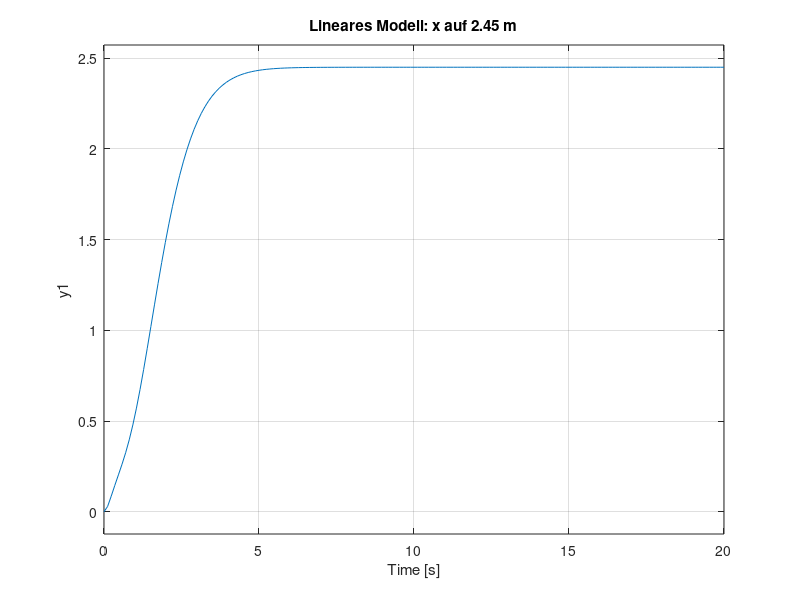
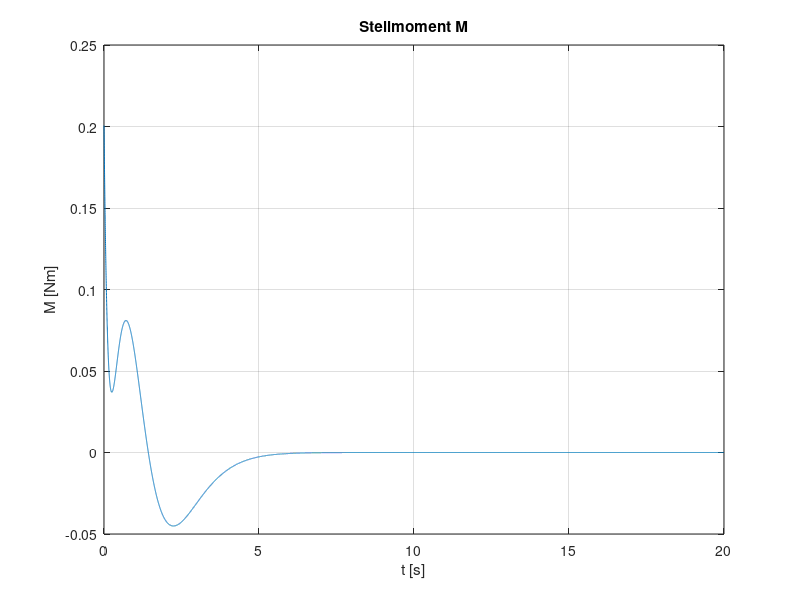

These charts were generated, in order, by the following MATLAB code: (Note: this script raises an error after producing the figures.)
%% Kapitel 4.4 - Zustandsrueckfuehrung

clear; clc; close all;

ml = 1;

A = [ 0,      1, 0,      0;
    -9.81*(1 + ml/0.8), 0, 0, 0.009;
    0,      0, 0,      1;
    12.26*ml, 0, 0, -0.009 ];

B = [0; -30.49; 0; 30.49];

Cy = [1 0 0 0;
    0 0 1 0];

Cx = [0 0 1 0];

% Analyse
disp('Eigenwerte der offenen Strecke:')
disp(eig(A))

disp('Rang Steuerbarkeit:')
disp(rank(ctrb(A,B)))

disp('Rang Beobachtbarkeit mit y=[phi;x]:')
disp(rank(obsv(A,Cy)))

% Zustandsrueckfuehrung
pK = [-1.8 -2.1 -2.4 -2.7];
K = place(A, B, pK);

disp('K = ')
disp(K)

disp('Eigenwerte A-BK:')
disp(eig(A-B*K))

% Vorfilter fuer x-Ausgang
V = -1 / (Cx * ((A - B*K) \ B));

disp('V = ')
disp(V)

% Geschlossener Kreis von x_soll nach z
Acl = A - B*K;
Bcl = B*V;

sys_x = ss(Acl, Bcl, Cx, 0);

figure;
step(2.45*sys_x, 20);
grid on;
title('Lineares Modell: x auf 2.45 m');

% Stellmoment fuer Sprung testen
t = 0:0.001:20;
r = 2.45 * ones(size(t));
[y,t,z] = lsim(ss(Acl,Bcl,eye(4),zeros(4,1)), r, t);

M = zeros(size(t));
for i = 1:length(t)
    M(i) = -K*z(i,:).' + V*r(i);
end

figure;
plot(t,M);
grid on;
xlabel('t [s]');
ylabel('M [Nm]');
title('Stellmoment M');
yline(0.4,'--');
yline(-0.4,'--');

figure;
subplot(2,1,1);
plot(t,z(:,3)); grid on;
ylabel('x [m]');
title('Zustandsantwort');

subplot(2,1,2);
plot(t,z(:,1)); grid on;
ylabel('\phi [rad]');
xlabel('t [s]');


%% Beobachterentwurf

pObs = [-7 -8 -9 -10];

H = place(A', Cy', pObs)';

Fobs = A - H*Cy;
E1 = H(:,1);
E2 = H(:,2);
Lobs = B;

disp('H = ')
disp(H)

disp('Fobs = ')
disp(Fobs)

disp('E1 = ')
disp(E1)

disp('E2 = ')
disp(E2)

disp('Lobs = ')
disp(Lobs)

disp('Eigenwerte Beobachterfehlerdynamik:')
disp(eig(A - H*Cy))

% Fuer Simulink State-Space Beobachter:
Aobs = Fobs;
Bobs = [E1 E2 Lobs];
Cobs = eye(4);
Dobs = zeros(4,3);
